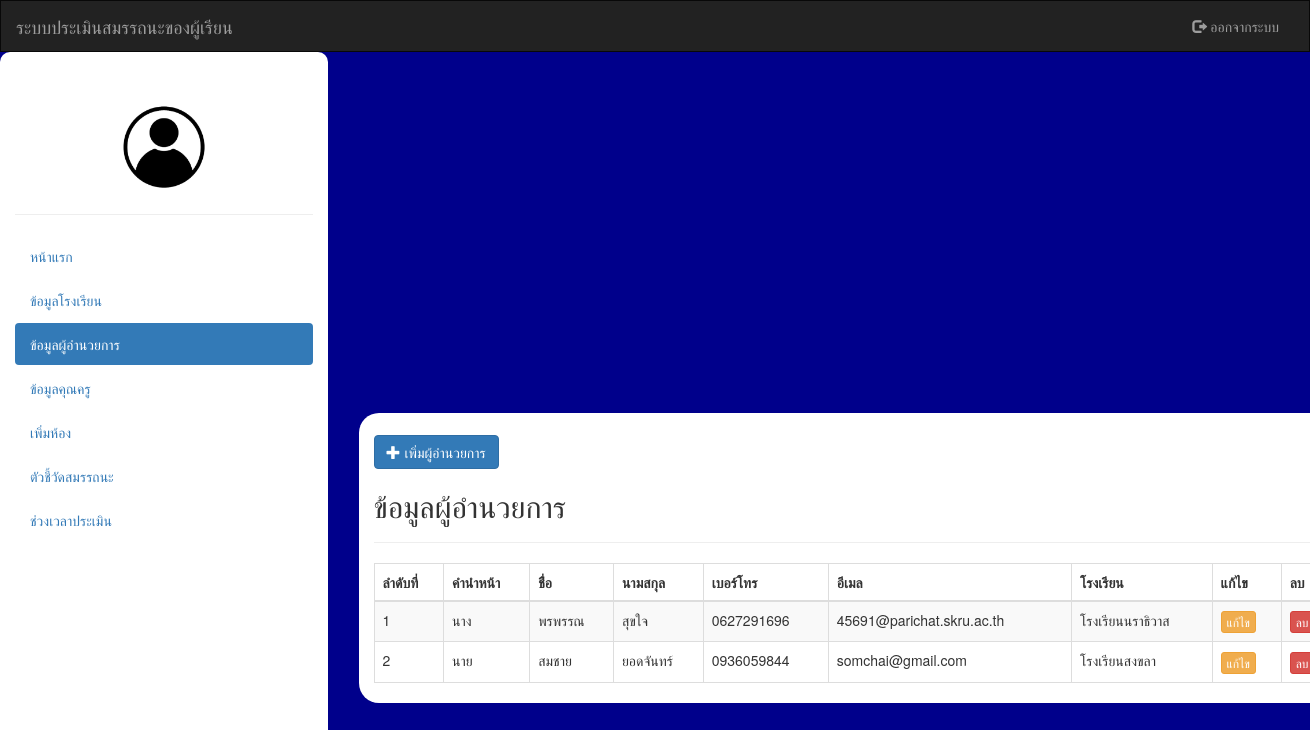
Screenshot of /admin/director/director.php with the database file from the repository.
### tables this page shows
CREATE TABLE `users` (
  `id` int(10) UNSIGNED NOT NULL,
  `title` varchar(50) NOT NULL,
  `firstname` varchar(255) NOT NULL,
  `lastname` varchar(255) NOT NULL,
  `phone` varchar(200) NOT NULL,
  `email` varchar(255) NOT NULL,
  `password` varchar(255) NOT NULL,
  `urole` varchar(255) NOT NULL,
  `created_at` timestamp NOT NULL DEFAULT current_timestamp(),
  `school_id` int(11) UNSIGNED NOT NULL,
  `id_room` int(11) NOT NULL
);

CREATE TABLE `school` (
  `id` int(11) UNSIGNED NOT NULL,
  `schoolname` text NOT NULL,
  `schooladrees` text NOT NULL
);

### admin/director/director.php (the view, shortened to what this page needs)
<?php
require_once "../../config/db.php";
?>
<!DOCTYPE html>
<html lang="en">
<head>
    <link rel="stylesheet" href="https://maxcdn.bootstrapcdn.com/bootstrap/3.4.1/css/bootstrap.min.css">
    <link rel="stylesheet" href="../../style.css" type="text/css" />
    <link rel="stylesheet" href="../../newstyle.css" type="text/css" />
</head>
<body style="background-color: #00008B;">
    <nav class="navbar navbar-inverse">
        <div class="container-fluid">
            <div class="navbar-header">
                <a class="navbar-brand" href="#">ระบบประเมินสมรรถนะของผู้เรียน</a>
            </div>
            <div class="collapse navbar-collapse" id="myNavbar">
                <ul class="nav navbar-nav navbar-right">
                    <li><a href="../../index.php"><span class="glyphicon glyphicon-log-out"></span> ออกจากระบบ</a></li>
                </ul>
            </div>
        </div>
    </nav>
    <div class="container-fluid">
        <div class="row content">
            <div class="col-sm-3 sidenav">
                <div align="center"><br>
                    <img src="../../images/icon.jpg" height="100" class="img-circle" alt="Cinque Terre">
                </div>
                <hr>
                <ul class="nav nav-pills nav-stacked">
                    <li><a href="../admin.php">หน้าแรก</a></li>
                    <li><a href="../school.php">ข้อมูลโรงเรียน</a></li>
                    <li class="active"><a href="director.php">ข้อมูลผู้อำนวยการ</a></li>
                    <li><a href="../teacher/teacher.php">ข้อมูลคุณครู</a></li>
                    <li><a href="../class/class.php">เพิ่มห้อง</a></li>
                    <li><a href="../capacity/form.php">ตัวชี้วัดสมรรถนะ</a></li>
                    <li><a href="../date/t_date.php">ช่วงเวลาประเมิน</a></li>
                </ul><br>
            </div><br>
            <div class="container">
                <div class=" col-sm-15 col-sm-offset-0"><br>
                    <button type="button" class="btn btn-primary btn-m" data-toggle="modal" data-target="#myModal"><span class="glyphicon glyphicon-plus" aria-hidden="true"></span> เพิ่มผู้อำนวยการ</button>
                    <h2>ข้อมูลผู้อำนวยการ</h2>
                    <hr>
                    <table class="table table-striped table-bordered table-hover">
                        <thead>
                            <tr>
                                <th>ลำดับที่</th>
                                <th>คำนำหน้า</th>
                                <th>ชื่่อ</th>
                                <th>นามสกุล</th>
                                <th>เบอร์โทร</th>
                                <th>อีเมล</th>
                                <th>โรงเรียน</th>
                                <th>แก้ไข</th>
                                <th width="10" scope="col">ลบ</th>
                            </tr>
                        </thead>
                        <tbody>
                            <?php
                            $index = 1;
                            $stmt = $conn->query("SELECT u.*, s.schoolname FROM users as u INNER JOIN school as s ON s.id = u.school_id  WHERE urole = 'director'");
                            $stmt->execute();
                            $result = $stmt->fetchAll();
                            if (!$result) {
                                echo "<tr><td COLSPAN='9' align= 'center' >ไม่มีข้อมูล</td></tr>";
                            } else {
                                foreach ($result as $a) {
                            ?>
                                    <tr>
                                        <td><?= $index++; ?></td>
                                        <td><?= $a['title']; ?></td>
                                        <td><?= $a['firstname']; ?></td>
                                        <td><?= $a['lastname']; ?></td>
                                        <td><?= $a['phone']; ?></td>
                                        <td><?= $a['email']; ?></td>
                                        <td><?= $a['schoolname']; ?></td>
                                        <td>
                                            <a href="edit_director.php?id=<?= $a['id']; ?>" class="btn btn-warning btn-xs" data-toggle="modal" data-target="#myModal">แก้ไข</a>
                                        <td><a href="?delete_id=<?php echo $a["id"]; ?>" onclick="return confirm('ยืนยันการลบ')" class="btn btn-danger btn-xs">ลบ</a></td>
                                        </td>
                                    </tr>
                            <?php  }
                            } ?>
                        </tbody>
                    </table>
                </div>
            </div>
        </div>
    </div>
</body>
</html>

### style.css (style rules this page uses)
body { line-height: 22px; margin: 0; -webkit-font-smoothing: antialiased !important; }
.container { background-color: #FFFFFF; width: 980px; position: absolute; top: 25%; left: 35%; margin-top: -100px; margin-left: -100px; }
.row.content { height: 1500px }
.sidenav { background-color: #FFFFFF; height: 100%; }

### newstyle.css (style rules this page uses)
body { line-height: 22px; margin: 0; -webkit-font-smoothing: antialiased !important; }
.container { background-color: #FFFFFF; border-radius: 20px; width: 980px; position: absolute; top: 25%; left: 35%; margin-top: -100px; margin-left: -100px; }
.navbar { margin-bottom: 0; border-radius: 0; }
.row.content { height: 2000px }
.sidenav { border-radius: 10px; padding-top: 20px; background-color: #ffffff; height: 100%; }

### rows the page displays
users: title "นาง", firstname "พรพรรณ", lastname "สุขใจ", phone "0627291696", email "45691@parichat.skru.ac.th", school.schoolname "โรงเรียนนราธิวาส"
users: title "นาย", firstname "สมชาย", lastname "ยอดจันทร์", phone "0936059844", email "somchai@gmail.com", school.schoolname "โรงเรียนสงขลา"
